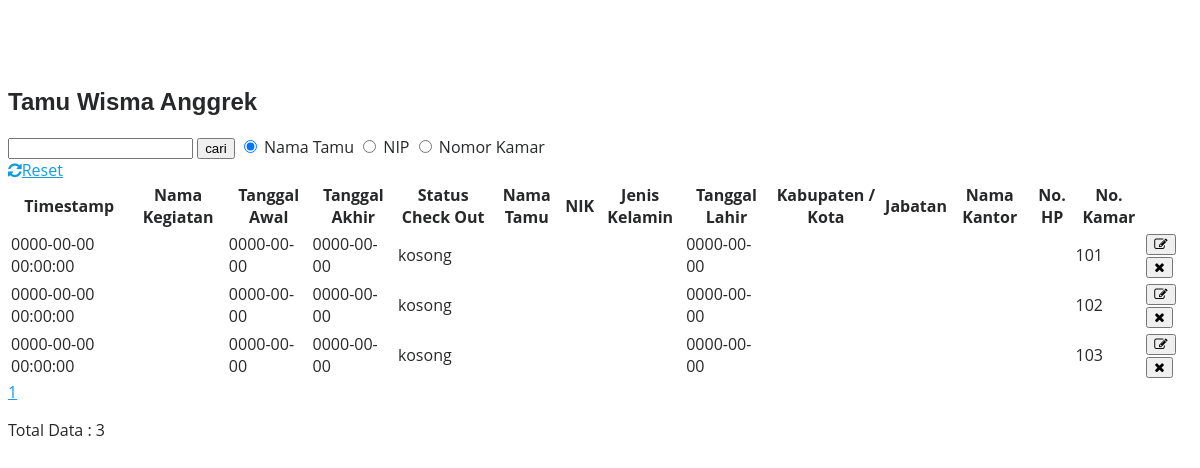
/tabel_anggrek.php, run on an earlier commit of the app's database.
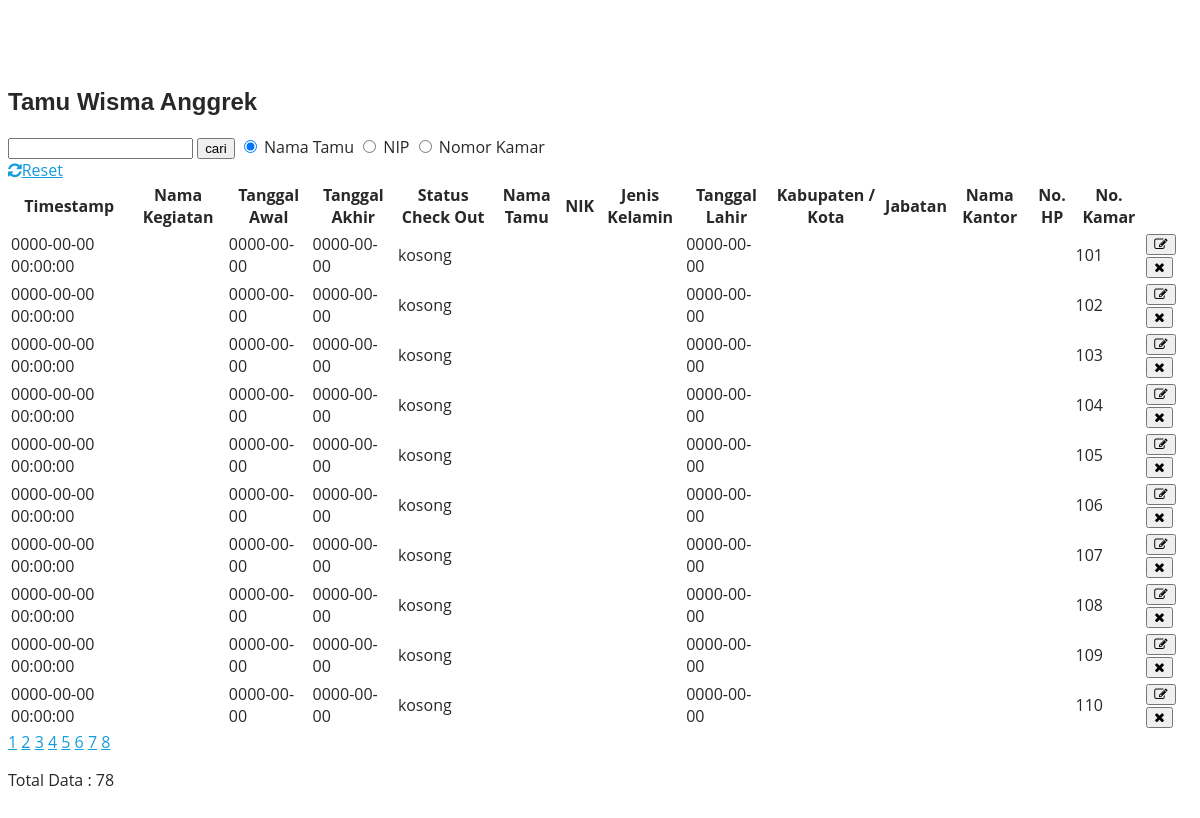
And on a later commit of the database.
### tables this page shows
CREATE TABLE `anggrek` (
  `timestamp` datetime NOT NULL,
  `nama_kegiatan` varchar(100) NOT NULL,
  `tanggal_awal` date NOT NULL,
  `tanggal_akhir` date NOT NULL,
  `statusco` enum('terisi','kosong') NOT NULL,
  `nama_tamu` varchar(100) NOT NULL,
  `nik` varchar(20) NOT NULL,
  `jenis_kelamin` enum('pria','wanita') NOT NULL,
  `tanggal_lahir` date NOT NULL,
  `kota` varchar(100) NOT NULL,
  `jabatan` varchar(100) NOT NULL,
  `nama_kantor` varchar(100) NOT NULL,
  `no_hp` varchar(13) NOT NULL,
  `nomor_kamar` int(4) NOT NULL
);

### tabel_anggrek.php (the view, shortened to what this page needs)
<?php
	require 'koneksi.php';
?>
<!doctype html>
<html lang="en">
<head>
	<link rel="stylesheet" href="https://stackpath.bootstrapcdn.com/font-awesome/4.7.0/css/font-awesome.min.css">
	<link rel="stylesheet" href="css/style.css">
</head>
<body>
	<section class="ftco-section">
		<div class="container">
			<div class="row justify-content-center">
				<div class="col-md-6 text-center mb-5">
					<h2 class="heading-section">Tamu Wisma Anggrek</h2>
				</div>
                <div class="col-md-6 text-center mb-5">
                    <form action="tabel_anggrek
                    .php" method="GET">
                        <input type="text" name="cari" value="<?php if(isset($_GET['cari'])){echo $_GET['cari'];}?>">
                        <input type="submit" value="cari">
                        <input type="radio" name="kategori" value="cariNama" checked>
                        <label for="nama">Nama Tamu</label>
                        <input type="radio" name="kategori" value="cariNIP">
                        <label for="nip">NIP</label>
                        <input type="radio" name="kategori" value="cariKamar">
                        <label for="nomor">Nomor Kamar</label> <br>
                        <a href="tabel_anggrek.php"><i class="fa fa-refresh"></i>Reset</a>
                    </form>
				</div>
			</div>
			<div class="row">
				<div class="col-md-12">
					<div class="table-wrap">
						<table class="table">
						    <thead class="thead-dark">
                                <tr>
                                <th>Timestamp</th>
                                <th>Nama Kegiatan</th>
                                <th>Tanggal Awal</th>
                                <th>Tanggal Akhir</th>
                                <th>Status Check Out</th>
                                <th>Nama Tamu</th>
                                <th>NIK</th>
                                <th>Jenis Kelamin</th>
                                <th>Tanggal Lahir</th>
                                <th>Kabupaten / Kota</th>
                                <th>Jabatan</th>
                                <th>Nama Kantor</th>
                                <th>No. HP</th>
                                <th>No. Kamar</th>
                                <th>&nbsp;</th>
                                </tr>
						    </thead>
						    <tbody>
                                <?php
                                        $hal=10;
                                        $page=isset($_GET['hal'])?(int)$_GET['hal']:1;
                                        $start=($page>1)?($page*$hal)-$hal:0;
                                        if(isset($_GET['cari'])){
                                            $cari = $_GET['cari'];
                                            $sql = "SELECT * FROM anggrek WHERE nama_tamu like '%".$cari."%'";
                                            $sql1 = "SELECT * FROM anggrek WHERE nama_tamu LIKE '%$cari%' limit $start,$hal";
                                        } else {
                                            $sql = "SELECT * FROM anggrek";
                                            $sql1 = "SELECT * FROM anggrek limit $start,$hal";
                                        }
                                        if (isset($_GET['cari']) && isset($_GET['kategori'])) {
                                                $cari = $_GET['cari'];
                                                if ($_GET['kategori'] == 'cariNama') {
                                                    $sql = "SELECT * FROM anggrek WHERE nama_tamu LIKE '%$cari%'";
                                                    $sql1 = "SELECT * FROM anggrek WHERE nama_tamu LIKE '%$cari%' limit $start,$hal";
                                                } elseif ($_GET['kategori'] == 'cariNIP') {
                                                    $sql = "SELECT * FROM anggrek WHERE nip LIKE '%$cari%'";
                                                    $sql1 = "SELECT * FROM anggrek WHERE nip LIKE '%$cari%' limit $start,$hal";
                                                } else {
                                                    $sql = "SELECT * FROM anggrek WHERE nomor_kamar LIKE '%$cari%'";
                                                    $sql1 = "SELECT * FROM anggrek WHERE nomor_kamar LIKE '%$cari%' limit $start,$hal";
                                                    }
                                            } else {
                                                $sql = "SELECT * FROM anggrek";
                                                $sql1 = "SELECT * FROM anggrek limit $start,$hal";
                                            }
                                            $query = mysqli_query($db, $sql);
                                            $query1 = mysqli_query($db, $sql1);
                                            $total = mysqli_num_rows($query);
                                            $pages = ceil($total/$hal);
                                ?>
                                <?php while($list=mysqli_fetch_array($query1)) :
                                ?>
                                <tr class="alert" role="alert">
                                    <td><?= $list['timestamp']; ?></td>
                                    <td><?= $list['nama_kegiatan']; ?></td>
                                    <td><?= $list['tanggal_awal']; ?></td>
                                    <td><?= $list['tanggal_akhir']; ?></td>
                                    <td><?= $list['statusco']; ?></td>
                                    <td><?= $list['nama_tamu']; ?></td>
                                    <td><?= $list['nik']; ?></td>
                                    <td><?= $list['jenis_kelamin']; ?></td>
                                    <td><?= $list['tanggal_lahir']; ?></td>
                                    <td><?= $list['kota']; ?></td>
                                    <td><?= $list['jabatan']; ?></td>
                                    <td><?= $list['nama_kantor']; ?></td>
                                    <td><?= $list['no_hp']; ?></td>
                                    <td><?= $list['nomor_kamar']; ?></td>
                                    <td>
                                        <button class="edit" aria-label="close" onclick="kamar()">
                                        <span aria-hidden="true"><i class="fa fa-edit"></i></span>
										</button>
                                        <button class="close" aria-label="Close" onclick="hapus()">
                                        <span aria-hidden="true"><i class="fa fa-close"></i></span>
										</button>
                                    </td>
                                </tr>
							    <?php endwhile; ?>
						    </tbody>
						</table>
                        <?php for( $i = 1 ; $i <= $pages ; $i++ ) : ?>
                                <?php if(isset($_GET["cari"])) : ?>
                                    <a href="?cari=<?= $_GET['cari']; ?>&hal=<?= $i; ?>">
                                    <?= $i; ?></a>
                                <?php else : ?>
                                    <a href="?&hal=<?= $i; ?>">
                                    <?= $i; ?></a>
                                <?php endif; ?>
                        <?php endfor; ?>
                        <p>Total Data : <?= mysqli_num_rows($query); ?></p>
					</div>
				</div>
			</div>
		</div>
	</section>
</body>
</html>

### assets/css/style.css (style rules this page uses)
body { font-family: 'Open Sans', sans-serif; color: #272829; }
a { color: #149ddd; }
h1, h2, h3, h4, h5, h6 { font-family: 'Raleway', sans-serif; }
section { padding: 60px 0; overflow: hidden; }

What changed in the data, as far as the page shows it:
added anggrek: timestamp "0000-00-00 00:00:00", tanggal_awal "0000-00-00", tanggal_akhir "0000-00-00", statusco "kosong", tanggal_lahir "0000-00-00", nomor_kamar "104"
added anggrek: timestamp "0000-00-00 00:00:00", tanggal_awal "0000-00-00", tanggal_akhir "0000-00-00", statusco "kosong", tanggal_lahir "0000-00-00", nomor_kamar "105"
added anggrek: timestamp "0000-00-00 00:00:00", tanggal_awal "0000-00-00", tanggal_akhir "0000-00-00", statusco "kosong", tanggal_lahir "0000-00-00", nomor_kamar "106"
added anggrek: timestamp "0000-00-00 00:00:00", tanggal_awal "0000-00-00", tanggal_akhir "0000-00-00", statusco "kosong", tanggal_lahir "0000-00-00", nomor_kamar "107"
added anggrek: timestamp "0000-00-00 00:00:00", tanggal_awal "0000-00-00", tanggal_akhir "0000-00-00", statusco "kosong", tanggal_lahir "0000-00-00", nomor_kamar "108"
added anggrek: timestamp "0000-00-00 00:00:00", tanggal_awal "0000-00-00", tanggal_akhir "0000-00-00", statusco "kosong", tanggal_lahir "0000-00-00", nomor_kamar "109"
added anggrek: timestamp "0000-00-00 00:00:00", tanggal_awal "0000-00-00", tanggal_akhir "0000-00-00", statusco "kosong", tanggal_lahir "0000-00-00", nomor_kamar "110"
Also different on the page:
mysqli_num_rows($query): "3" → "78"
new list line: "2"
new list line: "3"
new list line: "4"
new list line: "5"
new list line: "6"
new list line: "7"
new list line: "8"
